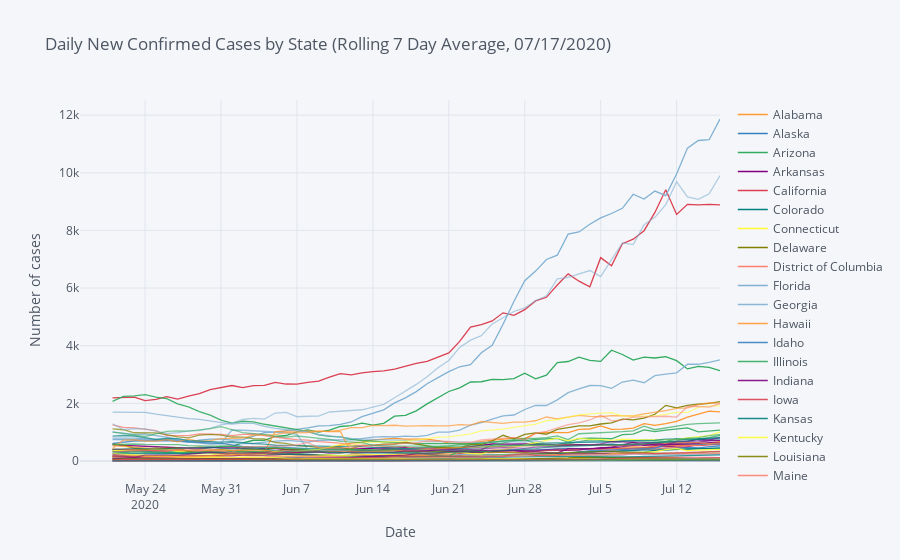

The notebook cell this image was saved under:
### Markdown cell above
Plot daily deaths

### Code cell
window_size = 7
rolling = states_daily_deaths.rolling(window=window_size, min_periods=3).mean()
states_deaths_plot = rolling.iplot(scale='log', yaxis_title='Number of cases', xaxis_title='Date',
              title='Daily New Confirmed Cases by State (Rolling {} Day Average, {})'.format(window_size, today), asFigure = True)

states_confirmed_plot
